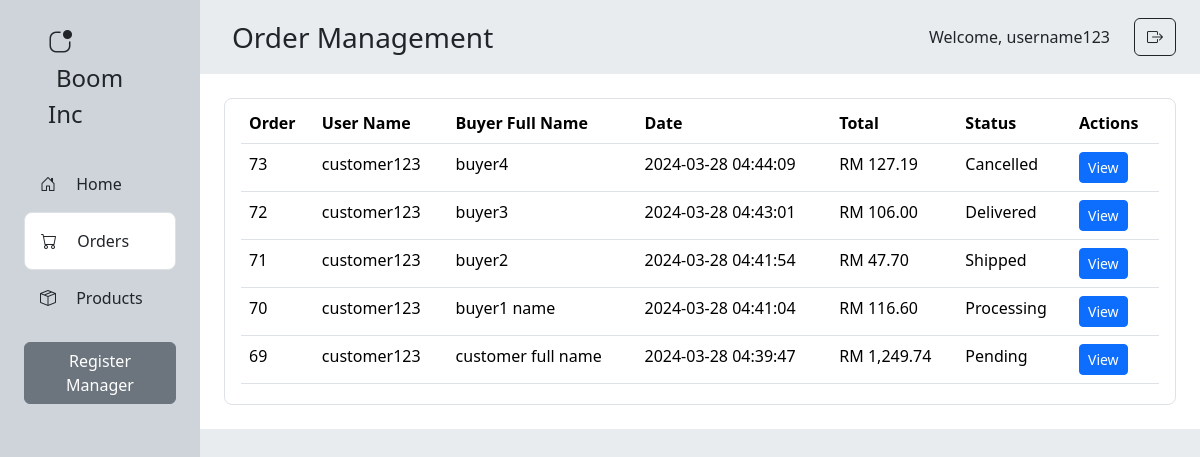
The app's page /admin/orders.php (signed in) with its own data.
### tables this page shows
CREATE TABLE `orders` (
  `order_id` int(11) NOT NULL,
  `user_id` int(11) NOT NULL,
  `order_date` datetime NOT NULL,
  `total_amount` decimal(10,2) NOT NULL,
  `order_status` enum('pending','processing','shipped','delivered','cancelled') NOT NULL,
  `payment_id` int(11) NOT NULL
);

CREATE TABLE `users` (
  `user_id` int(11) NOT NULL,
  `username` varchar(255) NOT NULL,
  `password` varchar(255) NOT NULL,
  `role` enum('user') DEFAULT NULL,
  `name` varchar(255) NOT NULL,
  `email` varchar(255) NOT NULL,
  `address` varchar(255) NOT NULL,
  `phone_number` varchar(255) NOT NULL,
  `zipcode` int(5) NOT NULL,
  `city` varchar(255) NOT NULL,
  `state` varchar(255) NOT NULL
);

CREATE TABLE `payment` (
  `payment_id` int(11) NOT NULL,
  `product_id` int(11) NOT NULL,
  `user_id` int(11) NOT NULL,
  `fullname` varchar(255) NOT NULL,
  `address` varchar(255) NOT NULL,
  `zipcode` int(5) NOT NULL,
  `city` varchar(255) NOT NULL,
  `state` varchar(255) NOT NULL,
  `phone_number` varchar(11) NOT NULL,
  `payment_datetime` datetime NOT NULL,
  `payment_method` varchar(255) NOT NULL,
  `total_payment_amount` decimal(10,2) NOT NULL
);

### admin/orders.php (the view, shortened to what this page needs)
<?php
include '../includes/db_connect.php';
$username = $_SESSION['username'];
$stmt = $conn->prepare("SELECT orders.order_id, users.username AS user_name, payment.fullname AS buyer_name, orders.order_date, orders.total_amount, orders.order_status
                        FROM orders
                        JOIN users ON orders.user_id = users.user_id
                        JOIN payment ON orders.payment_id = payment.payment_id
                        ORDER BY orders.order_date DESC");
$stmt->execute();
$orders = $stmt->fetchAll();
?>
<!DOCTYPE html>
<html>
<head>
    <link rel="stylesheet" href="https://cdn.jsdelivr.net/npm/bootstrap@5.3.2/dist/css/bootstrap.min.css">
    <link rel="stylesheet" href="https://cdn.jsdelivr.net/npm/bootstrap-icons@1.11.3/font/bootstrap-icons.min.css">
</head>
<body>
    <div class="row m-0 min-vh-100">
        <div class="col-2 p-0 bg-dark-subtle">
            <div class="p-4 mx-4 fw-medium">
                <i class="bi bi-app-indicator fs-4 me-3"></i>
                <span class="ms-2 fs-4">Boom Inc</span>
            </div>
            <div class="mx-4">
                <div class="p-3" onclick="location.href='staff_home.php';" style="cursor: pointer;">
                    <i class="bi bi-house-door me-3"></i>
                    Home
                </div>
                <div class="p-3 border rounded rounded-3 bg-white" onclick="location.href='orders.php';"
                    style="cursor: pointer;">
                    <i class="bi bi-cart me-3"></i>
                    Orders
                </div>
                <div class="p-3" onclick="location.href='products.php';" style="cursor: pointer;">
                    <i class="bi bi-box-seam me-3"></i>
                    Products
                </div>
                <?php if ($_SESSION['role'] == 'admin'): ?>
                    <a href="register.php" class="my-3 btn btn-secondary">Register Manager</a>
                <?php endif; ?>
            </div>
        </div>
        <div class="col-10 p-0 bg-body-secondary">
            <div class="d-flex justify-content-between align-items-center">
                <div class="fw-medium fs-3 p-3 mx-3">
                    Order Management
                </div>
                <div class="px-4 d-flex align-items-center">
                    <span class="fs-6 fw-medium pe-4">Welcome,
                        <?php echo $username; ?>
                    </span>
                    <a href="logout.php" class="btn btn-outline-dark">
                        <i class="bi bi-box-arrow-right"></i>
                    </a>
                </div>
            </div>
            <div class="bg-white p-4">
                <div class="px-3 py-1 border rounded rounded-3">
                    <table class="table">
                        <thead>
                            <tr>
                                <th scope="col">Order</th>
                                <th scope="col">User Name</th>
                                <th scope="col">Buyer Full Name</th>
                                <th scope="col">Date</th>
                                <th scope="col">Total</th>
                                <th scope="col">Status</th>
                                <th scope="col">Actions</th>
                            </tr>
                        </thead>
                        <tbody>
                            <?php foreach ($orders as $order) { ?>
                                <tr>
                                    <td>
                                        <?php echo $order['order_id']; ?>
                                    </td>
                                    <td>
                                        <?php echo $order['user_name']; ?>
                                    </td>
                                    <td>
                                        <?php echo $order['buyer_name']; ?>
                                    </td>
                                    <td>
                                        <?php echo $order['order_date']; ?>
                                    </td>
                                    <td>RM
                                        <?php echo number_format($order['total_amount'], 2); ?>
                                    </td>
                                    <td>
                                        <?php echo ucfirst($order['order_status']); ?>
                                    </td>
                                    <td>
                                        <a href="order_details.php?order_id=<?php echo $order['order_id']; ?>"
                                            class="btn btn-primary btn-sm">View</a>
                                    </td>
                                </tr>
                            <?php } ?>
                        </tbody>
                    </table>
                </div>
            </div>
        </div>
    </div>
</body>
</html>

### records on screen
orders: order_id "73", user.username "customer123", payment.fullname "buyer4", order_date "2024-03-28 04:44:09", total_amount "127.19", order_status "Cancelled"
orders: order_id "72", user.username "customer123", payment.fullname "buyer3", order_date "2024-03-28 04:43:01", total_amount "106.00", order_status "Delivered"
orders: order_id "71", user.username "customer123", payment.fullname "buyer2", order_date "2024-03-28 04:41:54", total_amount "47.70", order_status "Shipped"
orders: order_id "70", user.username "customer123", payment.fullname "buyer1 name", order_date "2024-03-28 04:41:04", total_amount "116.60", order_status "Processing"
orders: order_id "69", user.username "customer123", payment.fullname "customer full name", order_date "2024-03-28 04:39:47", total_amount "1,249.74", order_status "Pending"

### other values on screen
$username "username123"
